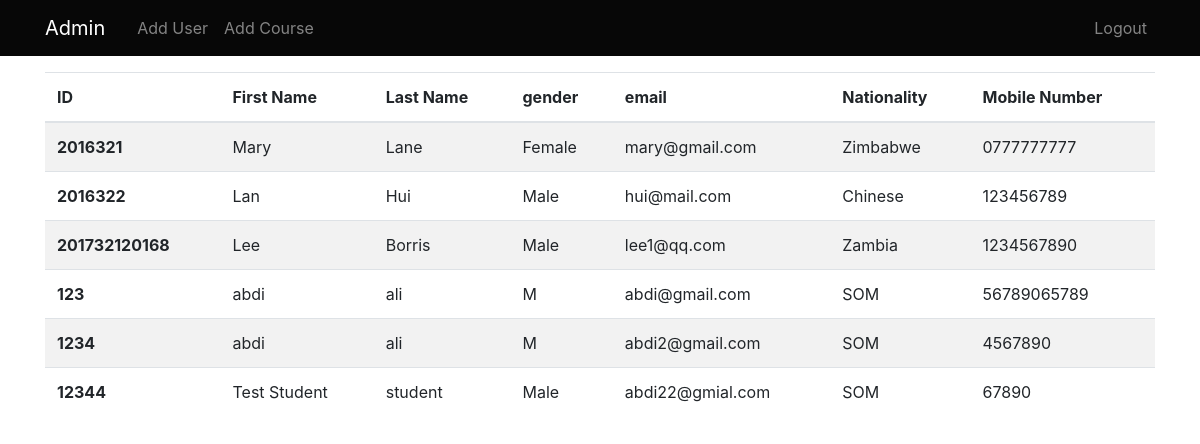
Screenshot of /admn/students with the database file from the repository.
### application/models.py (models this page shows, shortened)
class User(db.Model, UserMixin):
    __tablename__ = 'user'
    user_id = db.Column(db.String, primary_key=True)
    firstname = db.Column(db.String(30), nullable=False)
    lastname = db.Column(db.String(30), nullable=False)
    role = db.Column(db.String(10), nullable=False)
    gender = db.Column(db.String(5), nullable=False)
    nationality = db.Column(db.String(15), nullable=False)
    email = db.Column(db.String(20), nullable=False, unique=True)
    mobile = db.Column(db.String(20), nullable=False, unique=True)
    password = db.Column(db.String(30), nullable=False)
    courses = db.relationship('Course', backref='teacher')

### application/routes.py (the view)
@app.route('/admn/students', methods=['GET', 'POST'])
def students():
    students = User.query.filter_by(role='student')
    return render_template('/admin/students.html', students=students)

### application/templates/admin/students.html
{% extends 'admin/_layout.html' %}
{% block content%}
<table class="table table-striped">
  <thead>
    <tr>
      <th scope="col">ID</th>
      <th scope="col">First Name</th>
      <th scope="col">Last Name</th>
      <th scope="col">gender</th>
      <th scope="col">email</th>
      <th scope="col">Nationality</th>
      <th scope="col">Mobile Number</th>
    </tr>
  </thead>
  <tbody>
    {% for student in students %}
    <tr>
      <th scope="row">{{ student.user_id }}</th>
      <td>{{student.firstname}}</td>
      <td>{{student.lastname}}</td>
      <td>{{student.gender}}</td>
      <td>{{student.email}}</td>
      <td>{{student.nationality}}</td>
      <td>{{student.mobile}}</td>
    </tr>
    {% endfor %}
  </tbody>
</table>
{% endblock %}

### application/static/css/main.css (style rules this page uses)
body { background: #fafafa; color: #333333; }

### rows the page displays
User: user_id "2016321", firstname "Mary", lastname "Lane", gender "Female", email "mary@gmail.com", nationality "Zimbabwe", mobile "0777777777"
User: user_id "2016322", firstname "Lan", lastname "Hui", gender "Male", email "hui@mail.com", nationality "Chinese", mobile "123456789"
User: user_id "201732120168", firstname "Lee", lastname "Borris", gender "Male", email "lee1@qq.com", nationality "Zambia", mobile "1234567890"
User: user_id "123", firstname "abdi", lastname "ali", gender "M", email "abdi@gmail.com", nationality "SOM", mobile "56789065789"
User: user_id "1234", firstname "abdi", lastname "ali", gender "M", email "abdi2@gmail.com", nationality "SOM", mobile "4567890"
User: user_id "12344", firstname "Test Student", lastname "student", gender "Male", email "abdi22@gmial.com", nationality "SOM", mobile "67890"
